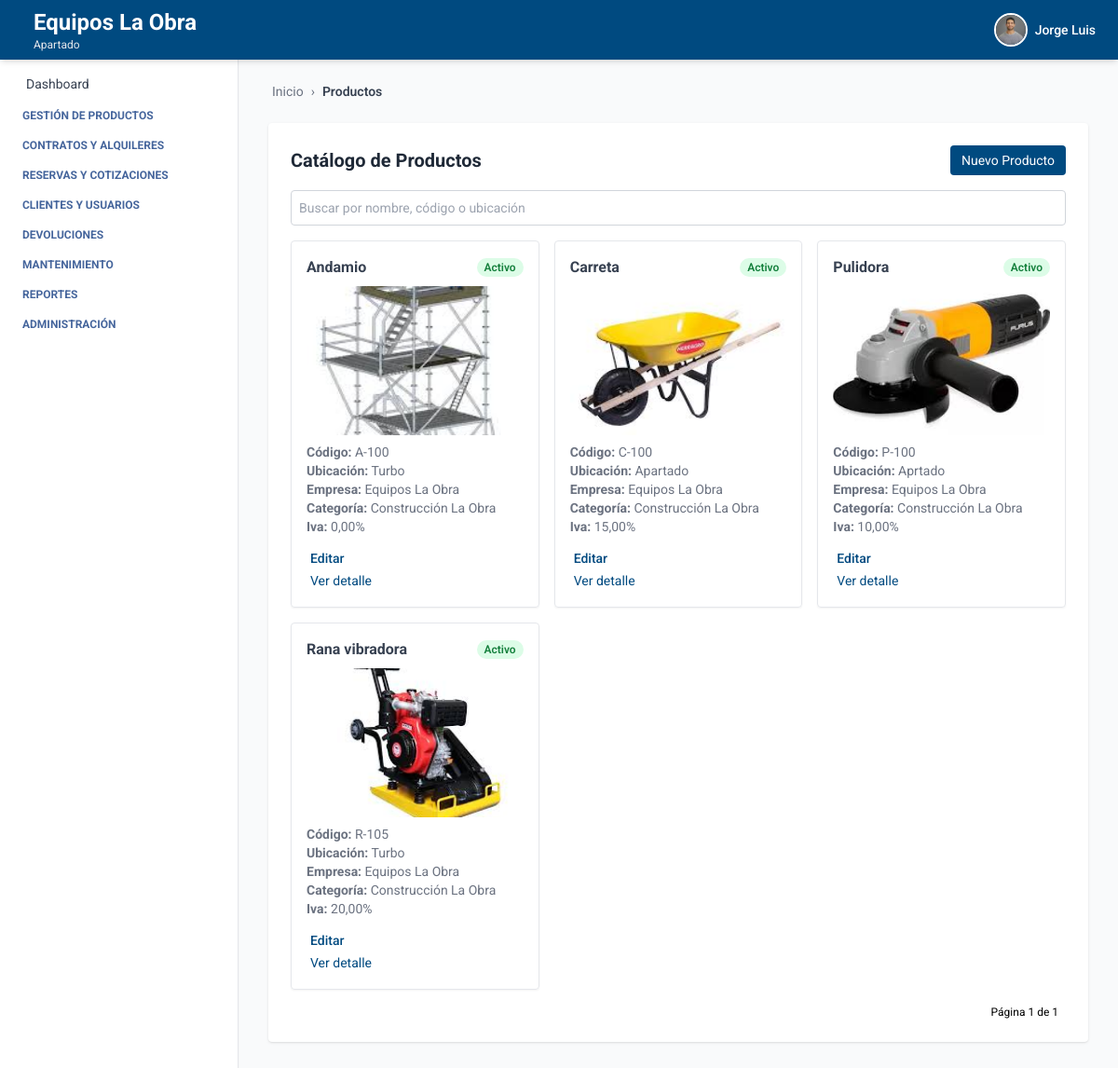
Screenshot of /productos/catalogo/ (signed in) with the database file from the repository.
### autenticacion/models.py (models this page shows, shortened)
class Usuario(AbstractUser):
    telefono = models.CharField(max_length=20, blank=True, null=True)
    empresa = models.ForeignKey(Empresa, on_delete=models.SET_NULL, null=True, blank=True)
    sucursal = models.ForeignKey(Sucursal, on_delete=models.SET_NULL, null=True, blank=True)
    ESTADOS = [
        ("activo", "Activo"),
        ("inactivo", "Inactivo"),
    ]
    estado = models.CharField(max_length=10, choices=ESTADOS, default="activo")
    foto_perfil = models.ImageField(upload_to='usuarios/img/', blank=True, null=True)
    groups = models.ManyToManyField(
        Group,
        related_name='usuarios',  # Evita conflicto con 'user_set'
        blank=True,
        help_text='The groups this user belongs to.',
        verbose_name='groups'
    )
    user_permissions = models.ManyToManyField(
        Permission,
        related_name='usuarios',  # Evita conflicto con 'user_set'
        blank=True,
        help_text='Specific permissions for this user.',
        verbose_name='user permissions'
    )

### empresa/models.py (models this page shows, shortened)
class Empresa(models.Model):
    ESTADOS = [
        ("activo", "Activo"),
        ("inactivo", "Inactivo"),
    ]
    nombre = models.CharField(max_length=100)
    nit = models.CharField(max_length=50, unique=True)
    ciudad = models.CharField(max_length=100, blank=True, null=True)
    direccion = models.CharField(max_length=255, blank=True, null=True)
    departamento = models.CharField(max_length=100, blank=True, null=True)
    telefono = models.CharField(max_length=20, blank=True, null=True)
    estado = models.CharField(max_length=20, choices=ESTADOS, default="activo")
    logo = models.ImageField(upload_to='empresas/img/', blank=True, null=True)

class Sucursal(models.Model):
    ESTADOS = [
        ("activo", "Activo"),
        ("inactivo", "Inactivo"),
    ]
    empresa = models.ForeignKey(Empresa, related_name='sucursales', on_delete=models.CASCADE)
    nombre = models.CharField(max_length=100)
    ciudad = models.CharField(max_length=100)
    direccion = models.CharField(max_length=255)
    departamento = models.CharField(max_length=100, blank=True, null=True)
    telefono = models.CharField(max_length=20, blank=True, null=True)
    estado = models.CharField(max_length=20, choices=ESTADOS, default="activo")

### producto/models.py (models this page shows, shortened)
class Producto(models.Model):
    ESTADOS = [
        ("activo", "Activo"),
        ("inactivo", "Inactivo"),
        ("disponible", "Disponible"),
        ("no_disponible", "No disponible"),
    ]
    nombre = models.CharField(max_length=100)
    descripcion = models.TextField()
    codigo_interno = models.CharField(max_length=50)
    estado = models.CharField(max_length=20, choices=ESTADOS, default="activo")
    iva_porcentaje = models.DecimalField(max_digits=5, decimal_places=2, default=0, help_text="Porcentaje de IVA aplicado al producto")
    ubicacion_actual = models.CharField(max_length=100)
    marca = models.CharField(max_length=100, blank=True, null=True)
    modelo = models.CharField(max_length=100, blank=True, null=True)
    serial = models.CharField(max_length=100, blank=True, null=True)
    imagen = models.ImageField(upload_to="media/productos/", null=True, blank=True)
    empresa = models.ForeignKey(Empresa, on_delete=models.CASCADE, related_name='productos', default=1)
    sucursal = models.ForeignKey(Sucursal, on_delete=models.CASCADE, related_name='productos', default=1)
    categoria = models.ForeignKey(Categoria, on_delete=models.SET_NULL, null=True, blank=True, related_name='productos')
    proveedor = models.ForeignKey(Proveedor, on_delete=models.SET_NULL, null=True, blank=True, related_name='productos')
    created_at = models.DateTimeField(auto_now_add=True)
    updated_at = models.DateTimeField(auto_now=True)
    creado_por = models.CharField(max_length=100, blank=True, null=True)
    modificado_por = models.CharField(max_length=100, blank=True, null=True)
    class Meta:
        ordering = ['nombre']
        verbose_name = 'Producto'
        verbose_name_plural = 'Productos'
        constraints = [
            models.UniqueConstraint(fields=['empresa', 'codigo_interno'], name='unique_codigo_por_empresa')
        ]
    objects = ProductoManager()

class Categoria(models.Model):
    nombre = models.CharField(max_length=100, null=False)
    descripcion = models.TextField(blank=True, null=False)
    empresa = models.ForeignKey(Empresa, on_delete=models.CASCADE, related_name='categorias', default=1)
    class Meta:
        verbose_name = 'Categoría'
        verbose_name_plural = 'Categorías'
        unique_together = ('nombre', 'empresa')
        ordering = ['nombre']

### producto/views_producto.py (the view)
# urls.py: path('catalogo/', ProductoListView.as_view(), name='producto_list'),
class ProductoListView(LoginRequiredMixin, BreadcrumbMixin, ListView):
    model = Producto
    template_name = 'producto_list.html'
    context_object_name = 'productos'
    ordering = ['nombre']
    paginate_by = 9  # o lo que prefieras
    breadcrumb_items = [
        ("Productos", None)
    ]
    def get_queryset(self):
        queryset = Producto.objects.por_empresa(self.request.user.empresa)
        q = self.request.GET.get('q')
        if q:
            queryset = queryset.filter(
                Q(nombre__icontains=q) |
                Q(codigo_interno__icontains=q) |
                Q(ubicacion_actual__icontains=q)
            )
        return queryset

### core/views.py (called while the page is built)
    def get_context_data(self, **kwargs):
        context = super().get_context_data(**kwargs)
        context["home"] = self.home_url
        context["breadcrumb_items"] = self.breadcrumb_items
        return context

### producto/models.py (called while the page is built)
    def por_empresa(self, empresa):
        return self.filter(empresa=empresa)

### producto/templates/producto_list.html (shortened to what this page needs)
{% extends 'index.html' %}
{% block breadcrumb %}
  {% include 'breadcrumb.html' with home='/' breadcrumbs=breadcrumb_items %}
{% endblock %}
{% block content %}
<div class="max-w-6xl mx-auto mt-6 bg-white p-6 rounded shadow">
  <div class="flex justify-between items-center mb-4">
    <h2 class="text-xl font-bold text-gray-800">Catálogo de Productos</h2>
    <a href="{% url 'crear_producto' %}" class="bg-[var(--primary-color)] text-white px-3 py-1.5 text-sm rounded hover:bg-blue-700 transition">
      Nuevo Producto
    </a>
  </div>
  <form method="get" class="mb-4">
    <input type="text" name="q" placeholder="Buscar por nombre, código o ubicación" value="{{ request.GET.q }}" class="w-full text-sm p-2 border border-gray-300 rounded focus:outline-none focus:ring-2 focus:ring-[var(--primary-color)]" />
  </form>
  {% if productos %}
  <div class="grid grid-cols-1 sm:grid-cols-2 lg:grid-cols-3 gap-4">
    {% for producto in productos %}
    <div class="border rounded shadow-sm p-4 hover:shadow-lg transition relative">
      <div class="flex justify-between items-center mb-2">
        <h3 class="font-bold text-gray-700">{{ producto.nombre }}</h3>
        <span class="text-xs font-semibold px-2 py-0.5 rounded-full
          {% if producto.estado == 'activo' %}
            bg-green-100 text-green-700
          {% elif producto.estado == 'inactivo' %}
            bg-orange-100 text-orange-700
          {% endif %}">
          {{ producto.get_estado_display }}
        </span>
      </div>
      {% if producto.imagen %}
        <img src="{{ producto.imagen.url }}" alt="{{ producto.nombre }}" class="w-full h-40 object-cover rounded mb-2">
      {% endif %}
      <p class="text-sm text-gray-500"><strong>Código:</strong> {{ producto.codigo_interno }}</p>
      <p class="text-sm text-gray-500"><strong>Ubicación:</strong> {{ producto.ubicacion_actual }}</p>
      <p class="text-sm text-gray-500"><strong>Empresa:</strong> {{ producto.empresa.nombre }}</p>
      <p class="text-sm text-gray-500"><strong>Categoría:</strong> {{ producto.categoria.nombre }}</p>
      <p class="text-sm text-gray-500"><strong>Iva:</strong> {{ producto.iva_porcentaje }}%</p>
      <div class="mt-3">
        <a href="{% url 'editar_producto' producto.id %}" class="text-sm font-medium text-[var(--primary-color)] hover:underline">
          Editar
        </a>
      </div>
      <div class="mt-0">
        <a href="{% url 'detalle_producto' producto.id %}" class="text-sm text-[var(--primary-color)] hover:underline">
          Ver detalle
        </a>
      </div>
    </div>
    {% endfor %}
  </div>
  {% else %}
    <p class="text-gray-600">No hay productos registrados.</p>
  {% endif %}
  <div class="mt-4 flex justify-end text-xs">
    <span class="mx-2">Página {{ page_obj.number }} de {{ page_obj.paginator.num_pages }}</span>
  </div>
</div>
{% endblock %}

### core/templates/header.html (shortened to what this page needs)
<header class="bg-[var(--primary-color)] shadow-md w-full h-16 flex items-center px-6 justify-between fixed top-0 left-0 z-10">
  <h1 class="text-white flex items-center gap-3 leading-tight">
    <div class="leading-tight">
  {% if request.user.is_authenticated %}
    {% if request.user.empresa %}
      <span class="text-xl sm:text-2xl font-bold block">
        {{ request.user.empresa.nombre }}
      </span>
    {% endif %}
    {% if request.user.sucursal %}
      <span class="text-xs text-gray-200 block">
        {{ request.user.sucursal.nombre }}
      </span>
    {% endif %}
  {% else %}
    <span class="text-xl text-gray-200 block">Gestión inteligente de Equipos</span>
  {% endif %}
</div>
  </h1>
  {% if request.user.is_authenticated %}
  <div x-data="{ open: false }" class="relative flex items-center space-x-3 cursor-pointer" @click.away="open = false">
    <button @click="open = !open" class="flex items-center space-x-2 focus:outline-none">
      {% if request.user.foto_perfil %}
        <img src="{{ request.user.foto_perfil.url }}" alt="Perfil" class="w-9 h-9 rounded-full object-cover border-2 border-white" />
      {% else %}
        <div class="w-9 h-9 rounded-full bg-white text-[var(--primary-color)] flex items-center justify-center font-bold text-sm">
          {{ request.user.first_name|first }}{{ request.user.last_name|first }}
        </div>
      {% endif %}
      <span class="text-white hidden sm:block text-sm font-medium">{{ request.user.first_name }}</span>
    </button>
  </div>
  {% endif %}
</header>

### core/templates/index.html (style rules this page uses)
:root { --primary-color: #004a80; --text-aside-color: rgb(69, 101, 156); }
body { font-family: 'Roboto', sans-serif; }

### rows the page displays
Usuario: user.empresa.nombre "Equipos La Obra", user.sucursal.nombre "Apartado", user.foto_perfil (picture), user.first_name "Jorge Luis"
Producto: nombre "Andamio", estado "Activo", imagen (picture), codigo_interno "A-100", ubicacion_actual "Turbo", empresa.nombre "Equipos La Obra", categoria.nombre "Construcción La Obra", iva_porcentaje "0,00"
Producto: nombre "Carreta", estado "Activo", imagen (picture), codigo_interno "C-100", ubicacion_actual "Apartado", empresa.nombre "Equipos La Obra", categoria.nombre "Construcción La Obra", iva_porcentaje "15,00"
Producto: nombre "Pulidora", estado "Activo", imagen (picture), codigo_interno "P-100", ubicacion_actual "Aprtado", empresa.nombre "Equipos La Obra", categoria.nombre "Construcción La Obra", iva_porcentaje "10,00"
Producto: nombre "Rana vibradora", estado "Activo", imagen (picture), codigo_interno "R-105", ubicacion_actual "Turbo", empresa.nombre "Equipos La Obra", categoria.nombre "Construcción La Obra", iva_porcentaje "20,00"

### other values shown
{{ label }} "Productos"
{{ page_obj.number }} "1"
{{ page_obj.paginator.num_pages }} "1"
